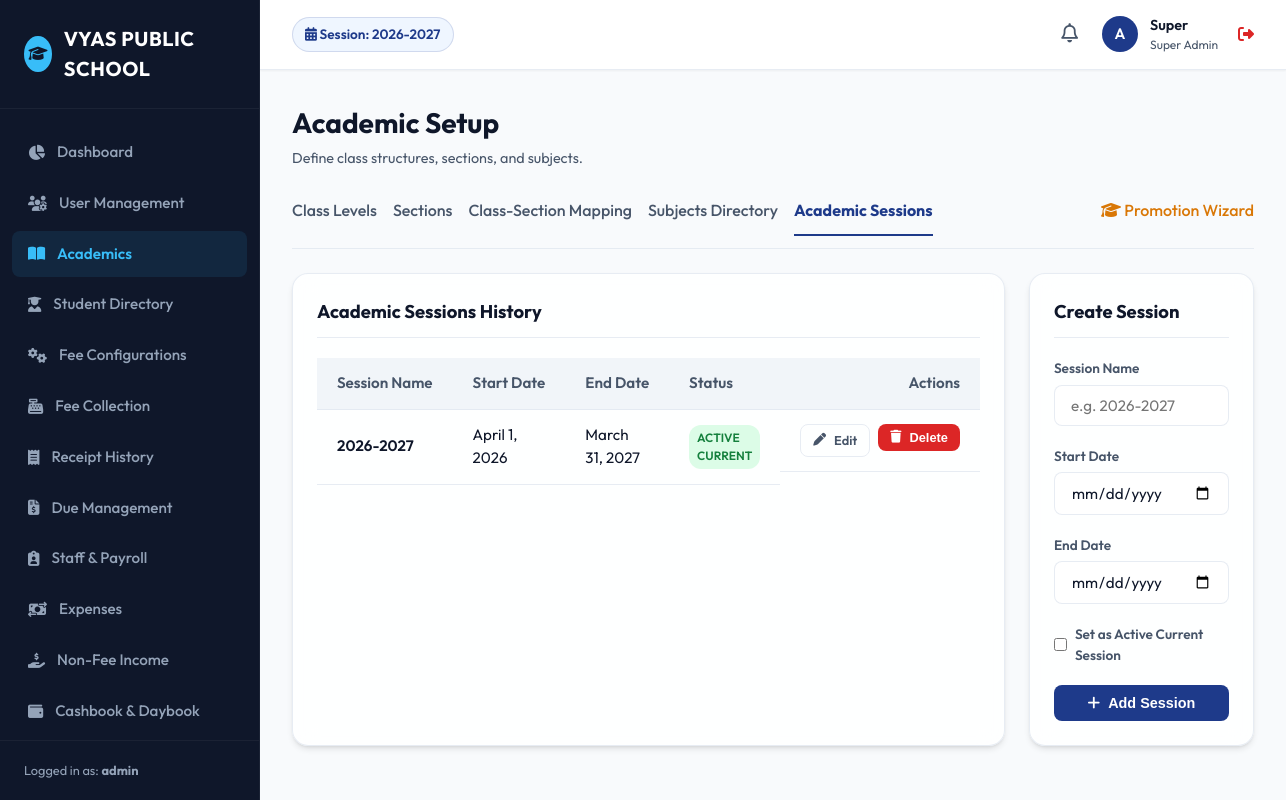
Screenshot of /academics/sessions/ (signed in) with the database file from the repository.
### users/models.py (models this page shows, shortened)
class User(AbstractUser, SoftDeleteModel):
    SUPER_ADMIN = 'SUPER_ADMIN'
    SCHOOL_ADMIN = 'SCHOOL_ADMIN'
    ACCOUNTANT = 'ACCOUNTANT'
    PRINCIPAL = 'PRINCIPAL'
    TEACHER = 'TEACHER'
    RECEPTIONIST = 'RECEPTIONIST'
    ROLE_CHOICES = [
        (SUPER_ADMIN, 'Super Admin'),
        (SCHOOL_ADMIN, 'School Admin'),
        (ACCOUNTANT, 'Accountant'),
        (PRINCIPAL, 'Principal'),
        (TEACHER, 'Teacher'),
        (RECEPTIONIST, 'Receptionist'),
    ]
    role = models.CharField(max_length=20, choices=ROLE_CHOICES, default=SCHOOL_ADMIN)
    mobile = models.CharField(max_length=15, blank=True, null=True)
    objects = SoftDeleteUserManager()
    def is_school_admin(self):
        return self.role in [self.SUPER_ADMIN, self.SCHOOL_ADMIN]
    def is_accountant(self):
        return self.role in [self.SUPER_ADMIN, self.ACCOUNTANT]

### academics/models.py (models this page shows, shortened)
class AcademicSession(SoftDeleteModel):
    name = models.CharField(max_length=20, unique=True, help_text="e.g. 2026-2027")
    start_date = models.DateField()
    end_date = models.DateField()
    is_active = models.BooleanField(default=False)
    class Meta:
        ordering = ['-start_date']

### academics/views.py (the view)
# urls.py: path('sessions/', views.session_list, name='session_list'),
@login_required
@principal_only
def session_list(request):
    sessions = AcademicSession.objects.all()
    if request.method == 'POST':
        form = AcademicSessionForm(request.POST)
        if form.is_valid():
            session = form.save()
            log_activity(request.user, "CREATE_SESSION", {"session": session.name})
            messages.success(request, f"Academic session {session.name} created successfully.")
            return redirect('session_list')
    else:
        form = AcademicSessionForm()
    return render(request, 'academics/session_list.html', {'sessions': sessions, 'form': form})

### academics/forms.py
class AcademicSessionForm(forms.ModelForm):
    class Meta:
        model = AcademicSession
        fields = ['name', 'start_date', 'end_date', 'is_active']
        widgets = {
            'name': forms.TextInput(attrs={'class': 'form-control', 'placeholder': 'e.g. 2026-2027'}),
            'start_date': forms.DateInput(attrs={'class': 'form-control', 'type': 'date'}),
            'end_date': forms.DateInput(attrs={'class': 'form-control', 'type': 'date'}),
            'is_active': forms.CheckboxInput(attrs={'class': 'form-check-input'}),
        }

### academics/context_processors.py (called while the page is built)
def academic_session_processor(request):
    try:
        active_session = AcademicSession.objects.get(is_active=True)
    except AcademicSession.DoesNotExist:
        active_session = AcademicSession.objects.order_by('-start_date').first()
    except AcademicSession.MultipleObjectsReturned:
        active_session = AcademicSession.objects.filter(is_active=True).first()
    return {
        'ACTIVE_SESSION': active_session,
        'ALL_SESSIONS': AcademicSession.objects.all()
    }

### core/models.py (called while the page is built)
    def get_queryset(self):
        return SoftDeleteQuerySet(self.model, using=self._db).filter(is_deleted=False)

### users/models.py (called while the page is built)
    def get_queryset(self):
        return SoftDeleteQuerySet(self.model, using=self._db).filter(is_deleted=False)

### templates/academics/session_list.html (shortened to what this page needs)
{% extends 'base.html' %}
{% block content %}
<div class="page-header">
    <div class="page-title">
        <h1>Academic Setup</h1>
        <p>Define class structures, sections, and subjects.</p>
    </div>
</div>
<div style="display: flex; gap: 16px; margin-bottom: 24px; border-bottom: 1px solid var(--border-color); padding-bottom: 12px;">
    <a href="{% url 'class_list' %}" style="font-weight: 500; color: var(--text-secondary); padding-bottom: 12px;">Class Levels</a>
    <a href="{% url 'section_list' %}" style="font-weight: 500; color: var(--text-secondary); padding-bottom: 12px;">Sections</a>
    <a href="{% url 'class_section_list' %}" style="font-weight: 500; color: var(--text-secondary); padding-bottom: 12px;">Class-Section Mapping</a>
    <a href="{% url 'subject_list' %}" style="font-weight: 500; color: var(--text-secondary); padding-bottom: 12px;">Subjects Directory</a>
    <a href="{% url 'session_list' %}" style="font-weight: 700; color: var(--primary); border-bottom: 2px solid var(--primary); padding-bottom: 12px;">Academic Sessions</a>
    <a href="{% url 'promotion_wizard' %}" style="font-weight: 500; color: var(--text-secondary); padding-bottom: 12px; margin-left: auto; color: var(--accent);"><i class="fa-solid fa-graduation-cap"></i> Promotion Wizard</a>
</div>
<div style="display: grid; grid-template-columns: 2fr 1fr; gap: 24px;">
    <div class="glass-panel">
        <div class="panel-header">
            <h2>Academic Sessions History</h2>
        </div>
        <div class="table-responsive">
            <table class="custom-table">
                <thead>
                    <tr>
                        <th>Session Name</th>
                        <th>Start Date</th>
                        <th>End Date</th>
                        <th>Status</th>
                        <th style="text-align: right;">Actions</th>
                    </tr>
                </thead>
                <tbody>
                    {% for s in sessions %}
                    <tr>
                        <td style="font-weight: 600;">{{ s.name }}</td>
                        <td>{{ s.start_date }}</td>
                        <td>{{ s.end_date }}</td>
                        <td>
                            {% if s.is_active %}
                            <span class="badge active">Active Current</span>
                            {% else %}
                            <span class="badge pending">Inactive</span>
                            {% endif %}
                        </td>
                        <td style="text-align: right; display: flex; gap: 8px; justify-content: flex-end;">
                            <a href="{% url 'session_update' s.pk %}" class="btn btn-outline btn-sm">
                                <i class="fa-solid fa-pen"></i> Edit
                            </a>
                            <form method="POST" action="{% url 'session_delete' s.pk %}" style="display: inline;" onsubmit="return confirm('Soft-deleting a session hides it but preserves historical registrations. Confirm?');">
                                <button type="submit" class="btn btn-danger btn-sm">
                                    <i class="fa-solid fa-trash"></i> Delete
                                </button>
                            </form>
                        </td>
                    </tr>
                    {% empty %}
                    <tr>
                        <td colspan="5" style="text-align: center; color: var(--text-secondary); padding: 20px;">No academic sessions configured yet.</td>
                    </tr>
                    {% endfor %}
                </tbody>
            </table>
        </div>
    </div>
    <div>
        <div class="glass-panel">
            <div class="panel-header">
                <h2>Create Session</h2>
            </div>
            <form method="POST">
                <div class="form-group">
                    <label for="{{ form.name.id_for_label }}">Session Name</label>
                    {{ form.name }}
                </div>
                <div class="form-group">
                    <label for="{{ form.start_date.id_for_label }}">Start Date</label>
                    {{ form.start_date }}
                </div>
                <div class="form-group">
                    <label for="{{ form.end_date.id_for_label }}">End Date</label>
                    {{ form.end_date }}
                </div>
                <div class="form-group" style="display: flex; gap: 8px; align-items: center;">
                    {{ form.is_active }}
                    <label for="{{ form.is_active.id_for_label }}" style="margin-bottom: 0;">Set as Active Current Session</label>
                </div>
                <button type="submit" class="btn btn-primary" style="width: 100%; justify-content: center;">
                    <i class="fa-solid fa-plus"></i> Add Session
                </button>
            </form>
        </div>
    </div>
</div>
{% endblock %}

### templates/base.html (shortened to what this page needs)
{% load static %}
<!DOCTYPE html>
<html lang="en">
<head>
    <link rel="stylesheet" href="https://cdnjs.cloudflare.com/ajax/libs/font-awesome/6.4.0/css/all.min.css">
    <link rel="stylesheet" href="{% static 'css/styles.css' %}">
</head>
<body>
    <div class="app-container">
        <aside class="sidebar">
            <div class="sidebar-header">
                <div class="user-avatar" style="background-color: var(--sidebar-active); color: var(--sidebar-bg);">
                    <i class="fa-solid fa-graduation-cap"></i>
                </div>
                <div class="sidebar-logo">VYAS PUBLIC SCHOOL</div>
            </div>
            <ul class="sidebar-menu">
                <li class="menu-item {% if request.resolver_match.url_name == 'dashboard' %}active{% endif %}">
                    <a href="{% url 'dashboard' %}">
                        <i class="fa-solid fa-chart-pie"></i>
                        <span>Dashboard</span>
                    </a>
                </li>
                {% if request.user.is_school_admin %}
                <li class="menu-item {% if 'user' in request.path %}active{% endif %}">
                    <a href="{% url 'user_list' %}">
                        <i class="fa-solid fa-users-gear"></i>
                        <span>User Management</span>
                    </a>
                </li>
                {% endif %}
                {% if request.user.role == 'SUPER_ADMIN' or request.user.role == 'SCHOOL_ADMIN' or request.user.role == 'PRINCIPAL' or request.user.role == 'TEACHER' %}
                <li class="menu-item {% if 'academics' in request.path %}active{% endif %}">
                    <a href="{% url 'class_list' %}">
                        <i class="fa-solid fa-book-open"></i>
                        <span>Academics</span>
                    </a>
                </li>
                {% endif %}
                <li class="menu-item {% if 'students' in request.path %}active{% endif %}">
                    <a href="{% url 'student_list' %}">
                        <i class="fa-solid fa-user-graduate"></i>
                        <span>Student Directory</span>
                    </a>
                </li>
                {% if request.user.is_accountant or request.user.is_school_admin %}
                <li class="menu-item {% if 'fees' in request.path and 'collect' not in request.path and 'receipts' not in request.path and 'dues' not in request.path %}active{% endif %}">
                    <a href="{% url 'fee_type_list' %}">
                        <i class="fa-solid fa-gears"></i>
                        <span>Fee Configurations</span>
                    </a>
                </li>
                <li class="menu-item {% if 'fees/collect' in request.path %}active{% endif %}">
                    <a href="{% url 'fee_collection_dashboard' %}">
                        <i class="fa-solid fa-cash-register"></i>
                        <span>Fee Collection</span>
                    </a>
                </li>
                <li class="menu-item {% if 'fees/receipts' in request.path %}active{% endif %}">
                    <a href="{% url 'receipt_history' %}">
                        <i class="fa-solid fa-receipt"></i>
                        <span>Receipt History</span>
                    </a>
                </li>
                <li class="menu-item {% if 'fees/dues' in request.path %}active{% endif %}">
                    <a href="{% url 'due_report' %}">
                        <i class="fa-solid fa-file-invoice-dollar"></i>
                        <span>Due Management</span>
                    </a>
                </li>
                {% endif %}
                {% if request.user.role == 'SUPER_ADMIN' or request.user.role == 'SCHOOL_ADMIN' or request.user.role == 'PRINCIPAL' or request.user.is_accountant %}
                <li class="menu-item {% if 'staff' in request.path or 'salar' in request.path %}active{% endif %}">
                    <a href="{% url 'staff_list' %}">
                        <i class="fa-solid fa-clipboard-user"></i>
                        <span>Staff & Payroll</span>
                    </a>
                </li>
                {% endif %}
                {% if request.user.is_accountant or request.user.is_school_admin %}
                <li class="menu-item {% if 'finance/expense' in request.path %}active{% endif %}">
                    <a href="{% url 'expense_list' %}">
                        <i class="fa-solid fa-money-bill-transfer"></i>
                        <span>Expenses</span>
                    </a>
                </li>
                <li class="menu-item {% if 'finance/income' in request.path %}active{% endif %}">
                    <a href="{% url 'income_list' %}">
                        <i class="fa-solid fa-hand-holding-dollar"></i>
                        <span>Non-Fee Income</span>
                    </a>
                </li>
                <li class="menu-item {% if 'daybook' in request.path or 'cashbook' in request.path %}active{% endif %}">
                    <a href="{% url 'daybook' %}">
                        <i class="fa-solid fa-wallet"></i>
                        <span>Cashbook & Daybook</span>
                    </a>
                </li>
                {% endif %}
                <li class="menu-item {% if 'reports' in request.path %}active{% endif %}">
                    <a href="{% url 'reports_dashboard' %}">
                    </a>
                </li>
            </ul>
            <div class="sidebar-footer">
                Logged in as: <strong>{{ request.user.username }}</strong>
            </div>
        </aside>
        <main class="main-wrapper">
            <header class="main-header">
                <div class="header-left">
                    <div class="session-indicator">
                        <i class="fa-solid fa-calendar-days"></i>
                        Session: {{ ACTIVE_SESSION.name|default:"None Configured" }}
                    </div>
                </div>
                <div class="header-right">
                    <div class="notification-bell">
                        <i class="fa-regular fa-bell" style="font-size: 1.2rem; cursor: pointer; color: var(--text-secondary);"></i>
                    </div>
                    <div class="user-profile" onclick="location.href='{% url 'logout' %}'" title="Click to Logout">
                        <div class="user-avatar">
                            {{ request.user.username|slice:":1"|upper }}
                        </div>
                        <div class="user-info">
                            <div class="user-name">{{ request.user.first_name|default:request.user.username }}</div>
                            <div class="user-role">{{ request.user.get_role_display }}</div>
                        </div>
                        <i class="fa-solid fa-right-from-bracket" style="color: var(--danger); margin-left: 8px;"></i>
                    </div>
                </div>
            </header>
            <div class="content-body">
                {% block content %}{% endblock %}
            </div>
        </main>
    </div>
</body>
</html>

### rows the page displays
User: user.username "admin", user.username "A", user.first_name "Super", user.role "Super Admin"
AcademicSession: name "2026-2027", start_date "April 1, 2026", end_date "March 31, 2027", is_active "ACTIVE CURRENT"
